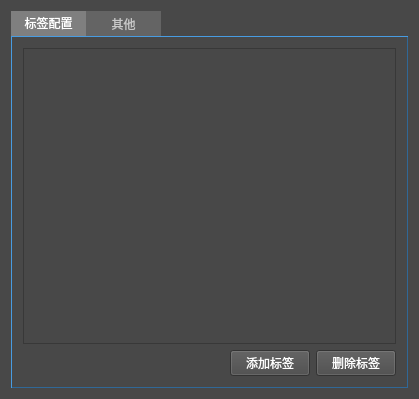
<?xml version="1.0" encoding="UTF-8"?>
<ui version="4.0">
 <class>SettingUI</class>
 <widget class="QWidget" name="SettingUI">
  <property name="geometry">
   <rect>
    <x>0</x>
    <y>0</y>
    <width>419</width>
    <height>399</height>
   </rect>
  </property>
  <property name="windowTitle">
   <string>SettingUI</string>
  </property>
  <property name="styleSheet">
   <string notr="true">background-color: rgb(72, 72, 72);
color: rgb(255, 255, 255);</string>
  </property>
  <layout class="QVBoxLayout" name="verticalLayout">
   <item>
    <widget class="QTabWidget" name="tabWidget">
     <property name="styleSheet">
      <string notr="true">QTabWidget::pane
{
	border-width:1px;border-color:rgb(48, 104, 151);
	border-style: outset;background-color: rgb(132, 171, 208);
	background: transparent;
} 
QTabWidget::tab-bar
{
	border-width:0px;
}
QTabBar::tab
{
	border-bottom-color:  rgb(72, 72, 72);
	border-top-left-radius: 0px;
	border-top-right-radius: 0px;
	max-width: 75px; min-width:75px; min-height:25px;
	padding: 0px;
}

QTabBar::tab:first:selected
{
	margin-top: -2px;
	color: white;
	border-width:1px;
	background-color: rgb(127, 127, 127);
}
QTabBar::tab:first:!selected 
{
	color: rgb(200, 200, 200);
	border-width:1px;
	background-color: rgb(100, 100, 100);
}
QTabBar::tab:first:hover:!selected 
{
	color: white;
	border-width:1px;
	background-color: rgb(200, 200, 200);
}
QTabBar::tab:middle:selected
{
	margin-top: -2px;
	color: white;
	border-width:1px;
	background-color: rgb(127, 127, 127);
}
QTabBar::tab:middle:!selected 
{
	color: rgb(200, 200, 200);
	border-width:1px;
	background-color: rgb(100, 100, 100);
}
QTabBar::tab:middle:hover:!selected 
{
	color: white;
	border-width:1px;
	background-color: rgb(200, 200, 200);
}
QTabBar::tab:last:selected
{
	margin-top: -2px;
	color: white;
	border-width:1px;
	background-color: rgb(127, 127, 127);
}
QTabBar::tab:last:!selected 
{
	color: rgb(200, 200, 200);
	border-width:1px;
	background-color: rgb(100, 100, 100);
}
QTabBar::tab:last:hover:!selected 
{
	color: white;
	border-width:1px;
	background-color: rgb(200, 200, 200);
}</string>
     </property>
     <property name="currentIndex">
      <number>0</number>
     </property>
     <widget class="QWidget" name="tab">
      <attribute name="title">
       <string>标签配置</string>
      </attribute>
      <layout class="QVBoxLayout" name="verticalLayout_2" stretch="0,0">
       <item>
        <widget class="QListWidget" name="listWidget"/>
       </item>
       <item>
        <layout class="QHBoxLayout" name="horizontalLayout" stretch="0,0">
         <item>
          <spacer name="horizontalSpacer">
           <property name="orientation">
            <enum>Qt::Horizontal</enum>
           </property>
           <property name="sizeHint" stdset="0">
            <size>
             <width>40</width>
             <height>20</height>
            </size>
           </property>
          </spacer>
         </item>
         <item>
          <layout class="QHBoxLayout" name="horizontalLayout_2">
           <item>
            <widget class="QPushButton" name="pBtnAddColorLabel">
             <property name="text">
              <string>添加标签</string>
             </property>
            </widget>
           </item>
           <item>
            <widget class="QPushButton" name="pBtnDelColorLabel">
             <property name="text">
              <string>删除标签</string>
             </property>
            </widget>
           </item>
          </layout>
         </item>
        </layout>
       </item>
      </layout>
     </widget>
     <widget class="QWidget" name="tab_2">
      <attribute name="title">
       <string>其他</string>
      </attribute>
     </widget>
    </widget>
   </item>
  </layout>
 </widget>
 <layoutdefault spacing="6" margin="11"/>
 <resources/>
 <connections/>
</ui>
